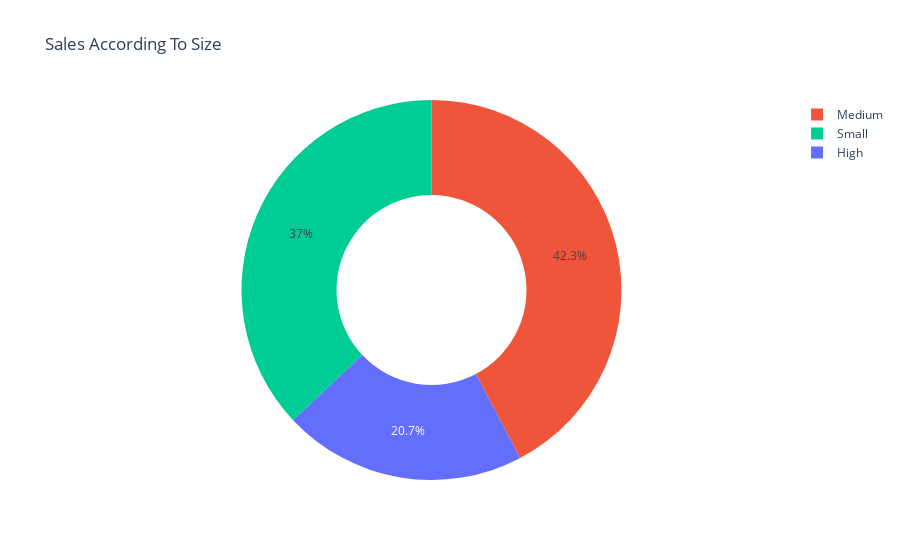

Notebook code cell kept with this figure:
### Code cell
Bar_Display_According_To_Size_Sales=px.pie(Display_According_To_Size_Sales,values="Sales",names="Outlet Size", hole=0.5,title="Sales According To Size",color="Outlet Size")
Bar_Display_According_To_Size_Sales

### Figure 1 — Plotly figure (JSON) as saved in the notebook; plotly's stock layout.template omitted (floating-point values rounded to 4 significant figures)
{"data": [{"customdata": [["High"], ["Medium"], ["Small"]], "domain": {"x": [0, 1], "y": [0, 1]}, "hole": 0.5, "hovertemplate": "Outlet Size=%{customdata[0]}<br>Sales=%{value}<extra></extra>", "labels": ["High", "Medium", "Small"], "legendgroup": "", "marker": {"colors": ["#636efa", "#EF553B", "#00cc96"]}, "name": "", "showlegend": true, "type": "pie", "values": [249000.0, 507900.0, 444800.0]}], "layout": {"legend": {"tracegroupgap": 0}, "title": {"text": "Sales According To Size"}}}
